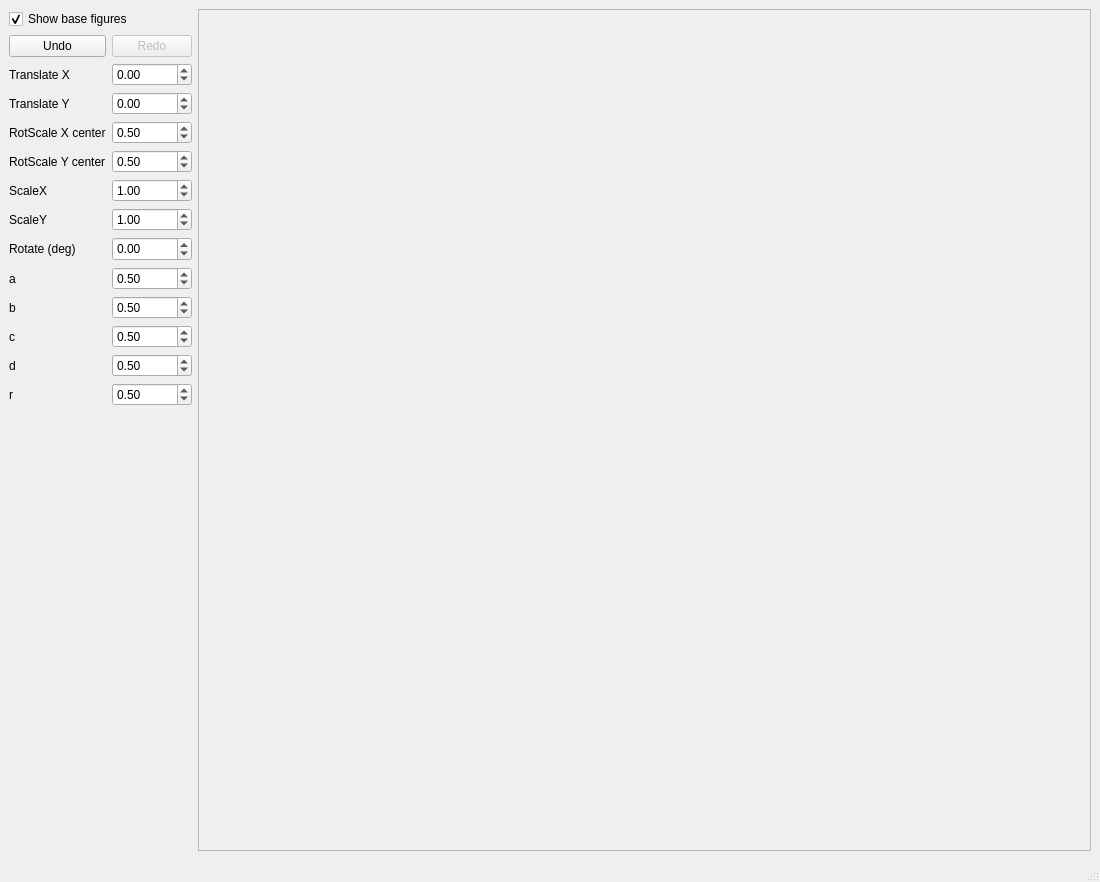
<?xml version="1.0" encoding="UTF-8"?>
<ui version="4.0">
 <class>MainWindow</class>
 <widget class="QMainWindow" name="MainWindow">
  <property name="geometry">
   <rect>
    <x>0</x>
    <y>0</y>
    <width>1100</width>
    <height>882</height>
   </rect>
  </property>
  <property name="windowTitle">
   <string>MainWindow</string>
  </property>
  <widget class="QWidget" name="centralwidget">
   <layout class="QHBoxLayout" name="horizontalLayout" stretch="0,5">
    <item>
     <layout class="QVBoxLayout" name="verticalLayout">
      <item>
       <widget class="QCheckBox" name="ShowBaseFigures">
        <property name="text">
         <string>Show base figures</string>
        </property>
        <property name="checkable">
         <bool>true</bool>
        </property>
        <property name="checked">
         <bool>true</bool>
        </property>
       </widget>
      </item>
      <item>
       <layout class="QGridLayout" name="gridLayout_2" rowstretch="1,0,0,0,0,0,0,0,0,0,0,0,0" columnstretch="0,0">
        <item row="1" column="0">
         <widget class="QLabel" name="TransXLabel1">
          <property name="text">
           <string>Translate X</string>
          </property>
         </widget>
        </item>
        <item row="0" column="1">
         <layout class="QHBoxLayout" name="horizontalLayout_2">
          <item>
           <widget class="QPushButton" name="pushButton_2">
            <property name="enabled">
             <bool>false</bool>
            </property>
            <property name="text">
             <string>Redo</string>
            </property>
           </widget>
          </item>
         </layout>
        </item>
        <item row="2" column="0">
         <widget class="QLabel" name="TransYLabel1">
          <property name="text">
           <string>Translate Y</string>
          </property>
         </widget>
        </item>
        <item row="5" column="1">
         <widget class="QDoubleSpinBox" name="ScaleXSB">
          <property name="minimum">
           <double>0.010000000000000</double>
          </property>
          <property name="maximum">
           <double>5.000000000000000</double>
          </property>
          <property name="singleStep">
           <double>0.500000000000000</double>
          </property>
          <property name="value">
           <double>1.000000000000000</double>
          </property>
         </widget>
        </item>
        <item row="8" column="0">
         <widget class="QLabel" name="label">
          <property name="text">
           <string>a</string>
          </property>
         </widget>
        </item>
        <item row="2" column="1">
         <widget class="QDoubleSpinBox" name="TransYSB">
          <property name="minimum">
           <double>-0.500000000000000</double>
          </property>
          <property name="maximum">
           <double>0.500000000000000</double>
          </property>
          <property name="singleStep">
           <double>0.050000000000000</double>
          </property>
         </widget>
        </item>
        <item row="10" column="0">
         <widget class="QLabel" name="label_6">
          <property name="text">
           <string>c</string>
          </property>
         </widget>
        </item>
        <item row="9" column="0">
         <widget class="QLabel" name="label_5">
          <property name="text">
           <string>b</string>
          </property>
         </widget>
        </item>
        <item row="6" column="0">
         <widget class="QLabel" name="label_2">
          <property name="text">
           <string>ScaleY</string>
          </property>
         </widget>
        </item>
        <item row="9" column="1">
         <widget class="QDoubleSpinBox" name="BSB">
          <property name="minimum">
           <double>0.010000000000000</double>
          </property>
          <property name="maximum">
           <double>1.000000000000000</double>
          </property>
          <property name="singleStep">
           <double>0.100000000000000</double>
          </property>
          <property name="value">
           <double>0.500000000000000</double>
          </property>
         </widget>
        </item>
        <item row="7" column="1">
         <widget class="QDoubleSpinBox" name="RotateSB">
          <property name="minimumSize">
           <size>
            <width>74</width>
            <height>24</height>
           </size>
          </property>
          <property name="minimum">
           <double>-180.000000000000000</double>
          </property>
          <property name="maximum">
           <double>180.000000000000000</double>
          </property>
          <property name="singleStep">
           <double>10.000000000000000</double>
          </property>
         </widget>
        </item>
        <item row="10" column="1">
         <widget class="QDoubleSpinBox" name="CSB">
          <property name="minimum">
           <double>0.010000000000000</double>
          </property>
          <property name="maximum">
           <double>1.000000000000000</double>
          </property>
          <property name="singleStep">
           <double>0.100000000000000</double>
          </property>
          <property name="value">
           <double>0.500000000000000</double>
          </property>
         </widget>
        </item>
        <item row="12" column="1">
         <widget class="QDoubleSpinBox" name="RSB">
          <property name="minimum">
           <double>0.010000000000000</double>
          </property>
          <property name="maximum">
           <double>1.000000000000000</double>
          </property>
          <property name="singleStep">
           <double>0.100000000000000</double>
          </property>
          <property name="value">
           <double>0.500000000000000</double>
          </property>
         </widget>
        </item>
        <item row="7" column="0">
         <widget class="QLabel" name="RotateLabel1">
          <property name="text">
           <string>Rotate (deg)</string>
          </property>
         </widget>
        </item>
        <item row="8" column="1">
         <widget class="QDoubleSpinBox" name="ASB">
          <property name="minimum">
           <double>0.010000000000000</double>
          </property>
          <property name="maximum">
           <double>1.000000000000000</double>
          </property>
          <property name="singleStep">
           <double>0.100000000000000</double>
          </property>
          <property name="value">
           <double>0.500000000000000</double>
          </property>
         </widget>
        </item>
        <item row="3" column="0">
         <widget class="QLabel" name="label_3">
          <property name="text">
           <string>RotScale X center</string>
          </property>
         </widget>
        </item>
        <item row="12" column="0">
         <widget class="QLabel" name="label_9">
          <property name="text">
           <string>r</string>
          </property>
         </widget>
        </item>
        <item row="6" column="1">
         <widget class="QDoubleSpinBox" name="ScaleYSB">
          <property name="minimum">
           <double>0.010000000000000</double>
          </property>
          <property name="maximum">
           <double>5.000000000000000</double>
          </property>
          <property name="singleStep">
           <double>0.500000000000000</double>
          </property>
          <property name="value">
           <double>1.000000000000000</double>
          </property>
         </widget>
        </item>
        <item row="1" column="1">
         <widget class="QDoubleSpinBox" name="TransXSB">
          <property name="minimum">
           <double>-0.500000000000000</double>
          </property>
          <property name="maximum">
           <double>0.500000000000000</double>
          </property>
          <property name="singleStep">
           <double>0.050000000000000</double>
          </property>
         </widget>
        </item>
        <item row="11" column="0">
         <widget class="QLabel" name="label_7">
          <property name="text">
           <string>d</string>
          </property>
         </widget>
        </item>
        <item row="11" column="1">
         <widget class="QDoubleSpinBox" name="DSB">
          <property name="minimum">
           <double>0.010000000000000</double>
          </property>
          <property name="maximum">
           <double>1.000000000000000</double>
          </property>
          <property name="singleStep">
           <double>0.100000000000000</double>
          </property>
          <property name="value">
           <double>0.500000000000000</double>
          </property>
         </widget>
        </item>
        <item row="3" column="1">
         <widget class="QDoubleSpinBox" name="SRCenterXSB">
          <property name="minimum">
           <double>0.010000000000000</double>
          </property>
          <property name="maximum">
           <double>1.000000000000000</double>
          </property>
          <property name="singleStep">
           <double>0.100000000000000</double>
          </property>
          <property name="value">
           <double>0.500000000000000</double>
          </property>
         </widget>
        </item>
        <item row="5" column="0">
         <widget class="QLabel" name="TransScaleLabel1">
          <property name="text">
           <string>ScaleX</string>
          </property>
         </widget>
        </item>
        <item row="0" column="0">
         <widget class="QPushButton" name="pushButton">
          <property name="text">
           <string>Undo</string>
          </property>
          <property name="checkable">
           <bool>false</bool>
          </property>
          <property name="autoDefault">
           <bool>false</bool>
          </property>
          <property name="default">
           <bool>false</bool>
          </property>
          <property name="flat">
           <bool>false</bool>
          </property>
         </widget>
        </item>
        <item row="4" column="0">
         <widget class="QLabel" name="label_4">
          <property name="text">
           <string>RotScale Y center</string>
          </property>
         </widget>
        </item>
        <item row="4" column="1">
         <widget class="QDoubleSpinBox" name="SRCenterYSB">
          <property name="minimum">
           <double>0.010000000000000</double>
          </property>
          <property name="maximum">
           <double>1.000000000000000</double>
          </property>
          <property name="singleStep">
           <double>0.100000000000000</double>
          </property>
          <property name="value">
           <double>0.500000000000000</double>
          </property>
         </widget>
        </item>
       </layout>
      </item>
      <item>
       <spacer name="verticalSpacer">
        <property name="orientation">
         <enum>Qt::Vertical</enum>
        </property>
        <property name="sizeHint" stdset="0">
         <size>
          <width>20</width>
          <height>40</height>
         </size>
        </property>
       </spacer>
      </item>
     </layout>
    </item>
    <item>
     <widget class="QFrame" name="frame">
      <property name="minimumSize">
       <size>
        <width>451</width>
        <height>461</height>
       </size>
      </property>
      <property name="mouseTracking">
       <bool>true</bool>
      </property>
      <property name="whatsThis">
       <string>&lt;html&gt;&lt;head/&gt;&lt;body&gt;&lt;p&gt;Canvas&lt;/p&gt;&lt;/body&gt;&lt;/html&gt;</string>
      </property>
      <property name="frameShape">
       <enum>QFrame::StyledPanel</enum>
      </property>
      <property name="frameShadow">
       <enum>QFrame::Raised</enum>
      </property>
     </widget>
    </item>
   </layout>
  </widget>
  <widget class="QMenuBar" name="menubar">
   <property name="geometry">
    <rect>
     <x>0</x>
     <y>0</y>
     <width>1100</width>
     <height>20</height>
    </rect>
   </property>
  </widget>
  <widget class="QStatusBar" name="statusbar"/>
 </widget>
 <resources/>
 <connections/>
</ui>
